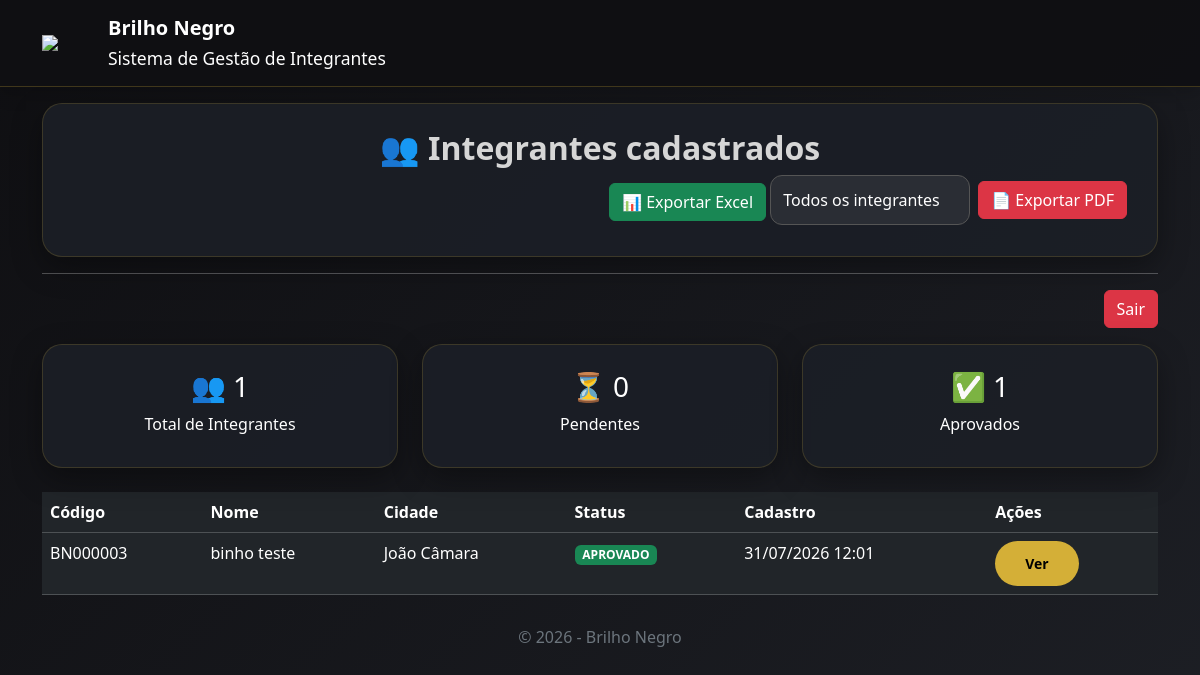
Before: /admin (signed in) with the older database file.
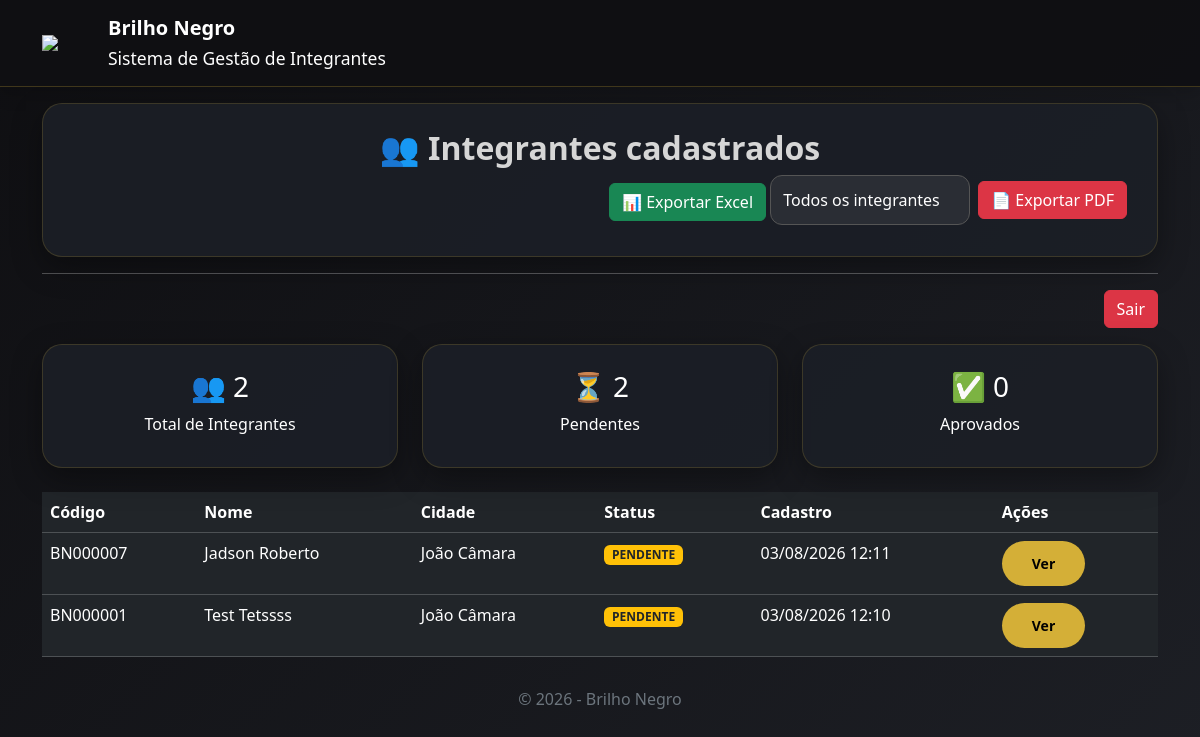
After: the same page with the newer database file.
### tables this page shows
CREATE TABLE integrantes (

        id INTEGER PRIMARY KEY AUTOINCREMENT,

        nome TEXT NOT NULL,

        data_nascimento TEXT,

        telefone TEXT,

        email TEXT,


        rua TEXT,
        numero TEXT,
        complemento TEXT,
        bairro TEXT,
        cidade TEXT,
        estado TEXT,
        cep TEXT,


        tipo_sanguineo TEXT,

        possui_alergia TEXT,

        descricao_alergia TEXT,


        responsavel TEXT,

        parentesco TEXT,

        telefone_responsavel TEXT,


        status TEXT DEFAULT 'PENDENTE'


    , codigo_integrante TEXT, cpf TEXT, genero TEXT, alergia_medicamento TEXT, calcado TEXT, estuda TEXT, local_estudo TEXT, trabalha TEXT, profissao TEXT, experiencia_banda TEXT, descricao_experiencia TEXT, data_cadastro TEXT);

### app.py (the view)
@app.route("/admin")
def admin():
    if "admin" not in session:
        return redirect("/login")
    conexao = sqlite3.connect(BANCO)
    conexao.row_factory = sqlite3.Row
    cursor = conexao.cursor()
    cursor.execute("""
        SELECT *
        FROM integrantes
        ORDER BY id DESC
    """)
    integrantes = cursor.fetchall()
    cursor.execute("""
        SELECT COUNT(*)
        FROM integrantes
    """)
    total = cursor.fetchone()[0]
    cursor.execute("""
        SELECT COUNT(*)
        FROM integrantes
        WHERE status = 'PENDENTE'
    """)
    pendentes = cursor.fetchone()[0]
    cursor.execute("""
        SELECT COUNT(*)
        FROM integrantes
        WHERE status = 'APROVADO'
    """)
    aprovados = cursor.fetchone()[0]
    conexao.close()
    return render_template(
        "admin/integrantes.html",
        integrantes=integrantes,
        total=total,
        pendentes=pendentes,
        aprovados=aprovados
    )

### templates/admin/integrantes.html (shortened to what this page needs)
{% extends 'layout/base.html' %}
{% block conteudo %}
<div class="card-bn">
<h2 class="titulo text-center">
👥 Integrantes cadastrados
</h2>
<div class="text-end mb-3">
<a
href="/admin/exportar/excel"
class="btn btn-success">
📊 Exportar Excel
</a>
<form
action="/admin/exportar/pdf"
method="get"
class="d-inline-flex align-items-center gap-2">
<select
name="status"
class="form-select"
style="width:200px;">
<option value="">
Todos os integrantes
</option>
</select>
<button
type="submit"
class="btn btn-danger">
📄 Exportar PDF
</button>
</form>
</div>
</div>
<hr>
<div class="text-end mb-3">
<a href="/logout" class="btn btn-danger">
Sair
</a>
</div>
<div class="row text-center mb-4">
<div class="col-md-4">
<div class="card-bn">
<h3>
👥 {{ total }}
</h3>
<p>
Total de Integrantes
</p>
</div>
</div>
<div class="col-md-4">
<div class="card-bn">
<h3>
⏳ {{ pendentes }}
</h3>
<p>
Pendentes
</p>
</div>
</div>
<div class="col-md-4">
<div class="card-bn">
<h3>
✅ {{ aprovados }}
</h3>
<p>
Aprovados
</p>
</div>
</div>
</div>
<div class="table-responsive">
<table class="table table-dark table-hover">
<thead>
<tr>
<th>Código</th>
<th>Nome</th>
<th>Cidade</th>
<th>Status</th>
<th>Cadastro</th>
<th>Ações</th>
</tr>
</thead>
<tbody>
{% for pessoa in integrantes %}
<tr>
<td>
{{ pessoa.codigo_integrante }}
</td>
<td>
{{ pessoa.nome }}
</td>
<td>
{{ pessoa.cidade }}
</td>
<td>
{% if pessoa.status == "PENDENTE" %}
<span class="badge bg-warning text-dark">
PENDENTE
</span>
{% elif pessoa.status == "APROVADO" %}
<span class="badge bg-success">
APROVADO
</span>
{% else %}
<span class="badge bg-danger">
{{ pessoa.status }}
</span>
{% endif %}
</td>
<td>
{{ pessoa.data_cadastro }}
</td>
<td>
<a
href="/admin/integrante/{{ pessoa.id }}"
class="btn btn-sm btn-brilho">
Ver
</a>
</td>
</tr>
{% endfor %}
</tbody>
</table>
</div>
</div>
{% endblock %}

### templates/layout/base.html (shortened to what this page needs)
<!DOCTYPE html>
<html lang="pt-BR">
<head>
    <link href="https://cdn.jsdelivr.net/npm/bootstrap@5.3.3/dist/css/bootstrap.min.css" rel="stylesheet">
    <link rel="stylesheet" href="{{ url_for('static', filename='css/style.css') }}">
</head>
<body>
<nav class="navbar navbar-dark bg-dark shadow">
    <div class="container">
        <a class="navbar-brand d-flex align-items-center" href="/">
            <img
                src="{{ url_for('static', filename='img/logo.png') }}"
                width="50"
                class="me-3">
            <div>
                <strong>
                    Brilho Negro
                </strong>
                <br>
                <small>
                    Sistema de Gestão de Integrantes
                </small>
            </div>
        </a>
    </div>
</nav>
<div class="container mt-3 mb-0">
    {% block conteudo %}
    {% endblock %}
<footer class="text-center text-secondary py-1">
    © 2026 - Brilho Negro
</footer>
</body>
</html>

### static/css/style.css (style rules this page uses)
:root { --cor-fundo:#0f0f12; --cor-card:#1c1f26; --cor-principal:#111111; --cor-secundaria:#d4af37; --cor-texto:#ffffff; --cor-texto-secundario:#cfcfcf; --cor-borda:#343a40; }
body { background:linear-gradient(135deg,#0f0f12,#1d1f25); color:var(--cor-texto); min-height:100vh; font-family:Segoe UI,Tahoma,Geneva,Verdana,sans-serif; }
.navbar { background:rgba(15,15,18,.95)!important; border-bottom:1px solid rgba(212,175,55,.25); }
.card-bn { background:rgba(28,31,38,.92); border:1px solid rgba(212,175,55,.18); border-radius:20px; padding:25px 30px 15px; box-shadow:0 10px 30px rgba(0,0,0,.35); }
.titulo { font-size:2rem; font-weight:700; color:#d6d6d6; }
.btn-brilho { background:var(--cor-secundaria); color:#000; font-weight:bold; border:none; border-radius:30px; padding:12px 30px; }
footer { margin-top:10px; color:#9f9f9f; }
.form-control, .form-select { background:#2a2d34; color:white; border:1px solid #555; border-radius:12px; padding:12px; }
.form-select option { background:#2a2d34; color:white; }

Changed rows visible on the page:
removed integrantes: codigo_integrante "BN000003", nome "binho teste", cidade "João Câmara", status "APROVADO", data_cadastro "31/07/2026 12:01"
added integrantes: codigo_integrante "BN000007", nome "Jadson Roberto", cidade "João Câmara", status "PENDENTE", data_cadastro "03/08/2026 12:11"
added integrantes: codigo_integrante "BN000001", nome "Test Tetssss", cidade "João Câmara", status "PENDENTE", data_cadastro "03/08/2026 12:10"
Other visible differences:
{{ total }}: "1" → "2"
{{ pendentes }}: "0" → "2"
{{ aprovados }}: "1" → "0"
